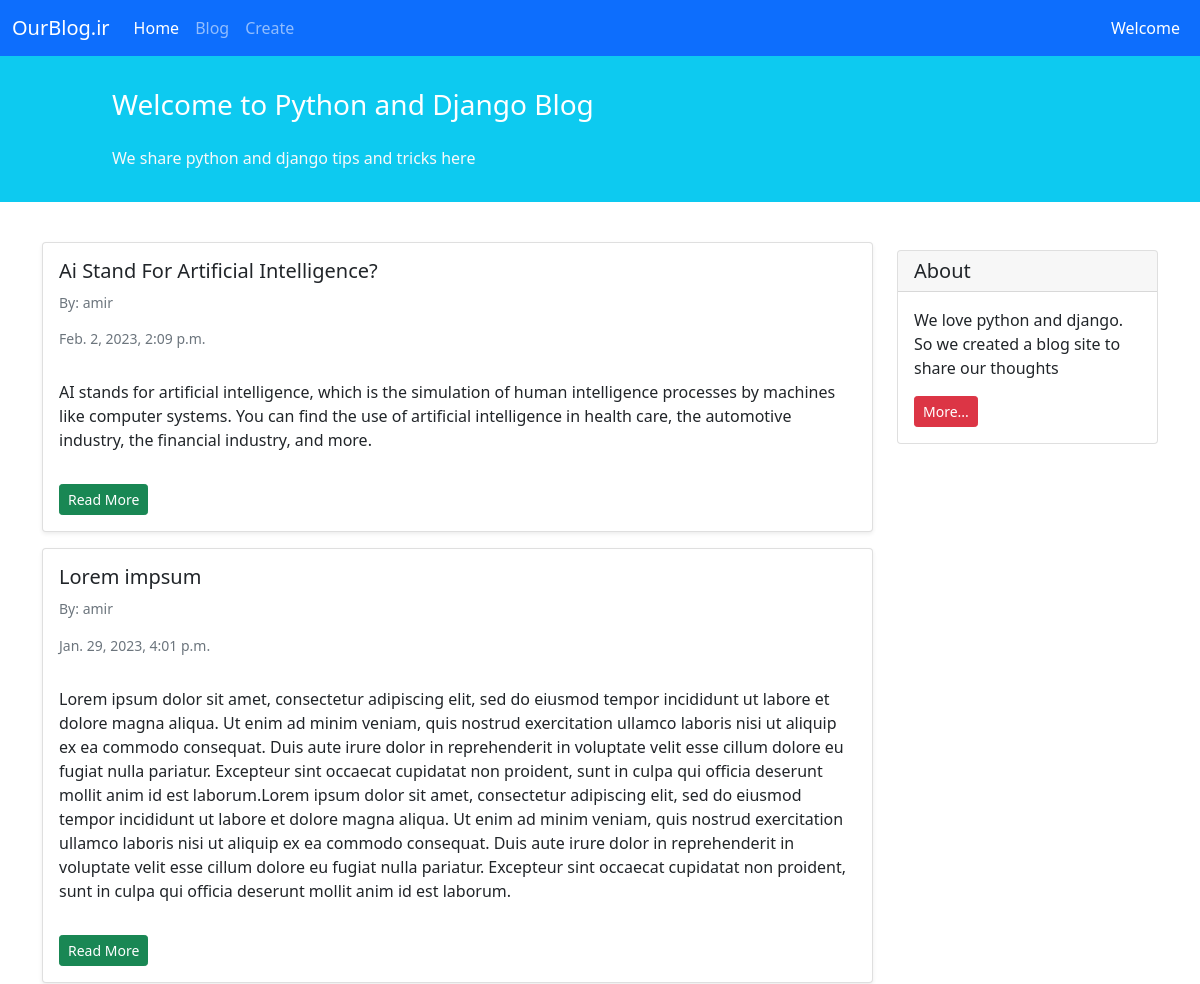
Before: / (upper part) with the older database file.
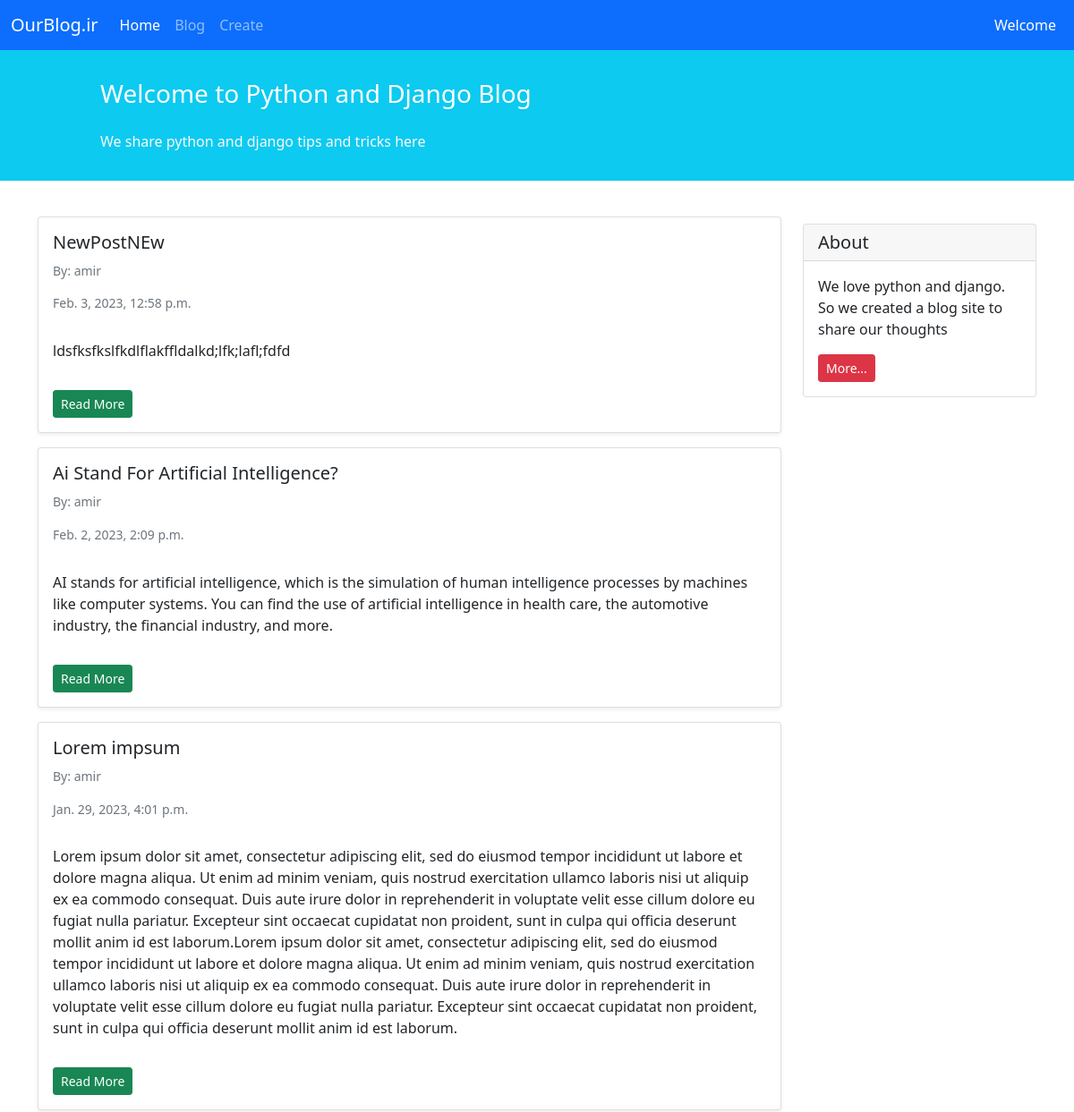
After: the same page with the newer database file.
### blog/models.py (models this page shows, shortened)
class Post(models.Model):
    STATUS_CHOICES = (
        ('pub', 'Published'),
        ('drf', 'Draft'),
    )
    title = models.CharField(max_length=100)
    text = models.TextField()
    author = models.ForeignKey('auth.User', on_delete=models.CASCADE)
    datetime_created = models.DateTimeField(auto_now_add=True)
    datetime_modified = models.DateTimeField(auto_now=True)
    status = models.CharField(choices=STATUS_CHOICES, max_length=3)

### blog/views.py (the view)
# urls.py: path('', PostListView.as_view(), name='posts_list'),
class PostListView(generic.ListView):
    template_name = 'blog/posts_list.html'
    context_object_name = 'posts_list'
    def get_queryset(self):
        return Post.objects.filter(status='pub').order_by('-datetime_modified')

### blog/templates/blog/posts_list.html (shortened to what this page needs)
{% extends '_base.html' %}
{% block content %}
    <div class="container mt-4">
        <div class="row">
            <div class="col-9">
                {% for post in posts_list %}
                    <div class="card shadow-sm my-3">
                        <div class="card-body">
                            <h5 class="card-title">{{ post.title }}</h5>
                            <h6 class="card-subtitle mb-2 text-muted small py-2">By: {{ post.author}}</h6>
                            <h6 class="card-subtitle mb-2 text-muted small py-2">{{ post.datetime_created }}</h6>
                            <p class="card-text py-3">
                                {{ post.text }}
                            </p>
                            <a href="{% url 'post_detail' post.id %}"><div class="btn btn-sm btn-success">Read More</div></a>
                        </div>
                    </div>
                {% endfor %}
            </div>
            <div class="col-3">
                <div class="card my-4">
                    <h5 class="card-header">About</h5>
                    <div class="card-body">
                        <p class="card-text">We love python and django. So we created a blog site to share our
                            thoughts</p>
                        <a href="#"
                           class="btn btn-sm btn-danger">
                            More...
                        </a>
                    </div>
                </div>
            </div>
        </div>
    </div>
{% endblock content %}

Changed rows visible on the page:
added Post: title "NewPostNEw", author "amir", datetime_created "Feb. 3, 2023, 12:58 p.m.", text "ldsfksfkslfkdlflakffldalkd;lfk;lafl;fdfd"
